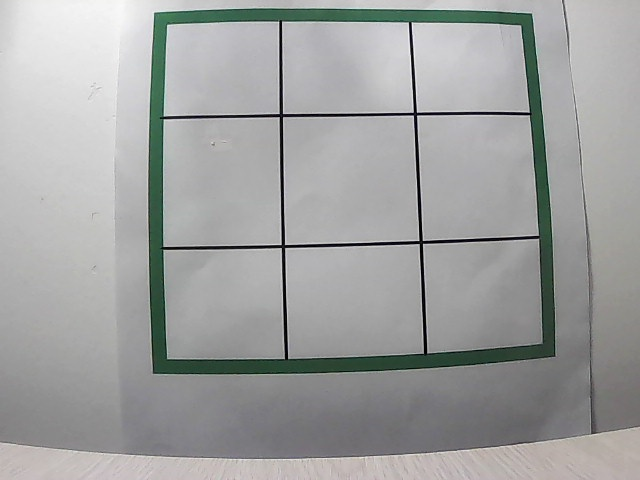
#> input picture cjp/test8.jpg, 640 x 480 px, given in place of the camera
$ python vision_chess.py
#> lines starting #> are read from the running program, lines starting #| are printed output that depends on the picture; after the words box and inside, x2 and y2 are one past the last pixel; in counts of white or black regions, pixels touching at a corner belong together; long printed decimals are rounded
#> further down, frame0 is the input picture: shape (480, 640, 3); mean B, G, R 160.2, 161, 159.6
# 打开摄像头并灰度化显示
import time

import cv2
import numpy as np


class robotplaychess:
    def __init__(self):
        self.kernel = np.ones((4, 4), np.uint8)
        self.chesspoint = [[[50, 50], [150, 50], [250, 50]], [[60, 160], [160, 160], [260, 160]],
                           [[60, 260], [140, 250], [260, 260]]]
        self.chess = [[0, 0, 0], [0, 0, 0], [0, 0, 0]]
        self.world_points = np.array(
            [
                [191.6, 204.1, 0],  # tl
                [44.8, 158.3, 0],  # bl
                [62, 60.5, 0],  # br
                [210.1, 41.5, 0]  # tr
            ], dtype=np.float32
        )  # 机器人坐标，3D标定需要至少6个坐标，2D标定也就是所有点的z坐标相同，需要至少4个坐标

        self.chesslist = []
        # self.image_points = self.pts1

    # cv2.imshow('frame', self.frame)

    def playc(self, frame):
        getuv = self.robotchess(frame)
        # print(self.getuv)
        if (getuv is not None):
            print(getuv[0], getuv[1])
            x, y = self.getworldpoint(getuv[0], getuv[1])
            return x, y
        else:
            return None, None

    # [8 lines left out: function getc, not called in this run]

    def undistortcb(self, frame):
        h1, w1 = frame.shape[:2]
#> h1 = 480; w1 = 640
        print("ok")
        # 打开标定文件
        cv_file = cv2.FileStorage("camera.yaml", cv2.FILE_STORAGE_READ)
        camera_matrix = cv_file.getNode("camera_matrix").mat()
        dist_matrix = cv_file.getNode("dist_coeff").mat()
        cv_file.release()

        newcameramtx, roi = cv2.getOptimalNewCameraMatrix(camera_matrix, dist_matrix, (w1, h1), 0, (w1, h1))
#> roi = (0, 0, 639, 479)
        # print('newcameramtx:',newcameramtx)
        # 纠正畸变
        dst = cv2.undistort(frame, camera_matrix, dist_matrix, None, newcameramtx)
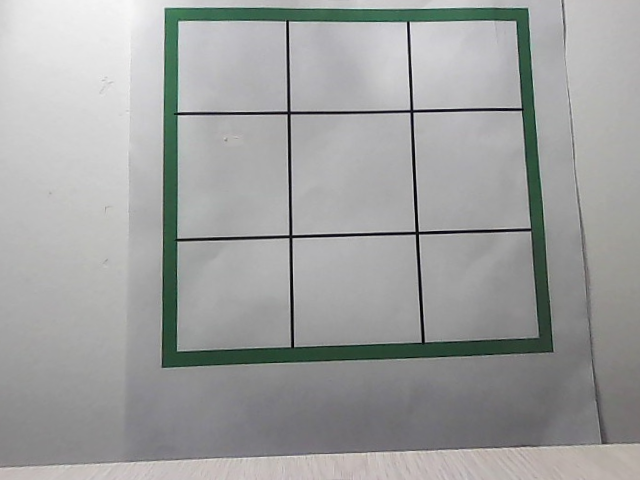
#> dst: shape (480, 640, 3); mean B, G, R 159.3, 160, 158.6
        # mapx, mapy = cv2.initUndistortRectifyMap(camera_matrix, dist_matrix, None, newcameramtx, (w1, h1), 5)
        # dst2 = cv2.remap(frame, mapx, mapy, cv2.INTER_LINEAR)

        # 裁剪图像，输出纠正畸变以后的图片
        x, y, w1, h1 = roi
#> x = 0; y = 0; w1 = 639; h1 = 479
        dst = dst[y:y + h1, x:x + w1]
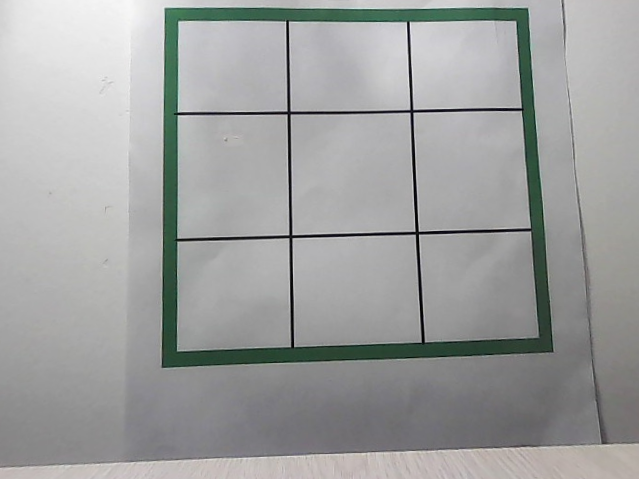
#> dst: shape (479, 639, 3); mean B, G, R 159.2, 160, 158.5

        print("ok2")
        return dst

    def chessborad(self, frame, flag):  # 检测棋盘，传入原始图像frame，flag表示是否是只需要角点还是需要整个棋盘情况
        # 获取一帧
        # print('t1: ',frame.shape)
        # frame0 = self.undistortcb(frame)
#> called with flag = 1
        frame0 = frame
        warp = frame0
        green_lower = np.array([57, 30, 30])
        green_upper = np.array([85, 255, 255])
        # 将这帧转换为灰度图
        hsv = cv2.cvtColor(frame0, cv2.COLOR_BGR2HSV)
#> hsv: shape (479, 639, 3); mean H, S, V 52.8, 9.9, 161.4

        mask = cv2.inRange(hsv, green_lower, green_upper)  # mask 启动
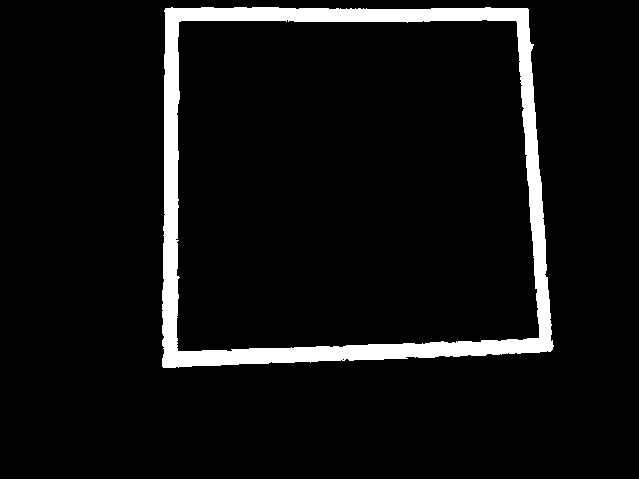
#> mask: shape (479, 639); 6.4% white; 1 white region, box (x1, y1, x2, y2) and area: (162, 7, 554, 368) 19604
        # mask = cv2.erode(mask, None, iterations=1)
        mask = cv2.dilate(mask, self.kernel)
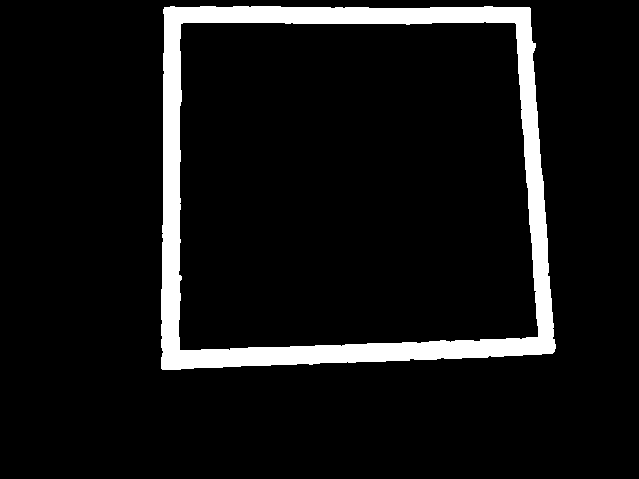
#> mask: shape (479, 639); 7.9% white; 1 white region
        # mask = cv2.GaussianBlur(mask, (3, 3), 0)


        contours, hierarchy = cv2.findContours(mask, cv2.RETR_EXTERNAL, cv2.CHAIN_APPROX_SIMPLE)
#> contours = 1 contour; box (x1, y1, x2, y2) and area: (161, 6, 556, 370) 134445
        max_area = 0
        m = 0

        for i, contour in enumerate(contours):
            area = cv2.contourArea(contour)  # 面积
            if area > max_area:
                max_area = area
                m = i
#> this loop made 1 pass
#> (area, max_area, m) on pass 1: (134445, 134445, 0)
#> after the loop, m = 0; max_area = 134445

        approxCurve = cv2.approxPolyDP(contours[m], 20, True)
#> approxCurve = [[164, 7], [162, 369], [554, 351], [529, 7]]
        print(approxCurve.shape)
#| (4, 1, 2)
        if approxCurve.shape[0] == 4 and max_area > 2000:
            print(approxCurve[0][0])
#| [164   7]
            print(approxCurve[1][0])
#| [162 369]
            print(approxCurve[2][0])
#| [554 351]
            print(approxCurve[3][0])
#| [529   7]

            cv2.line(frame0, approxCurve[0][0], approxCurve[1][0], (0, 0, 255), 2)
            cv2.line(frame0, approxCurve[1][0], approxCurve[2][0], (0, 0, 255), 2)
            cv2.line(frame0, approxCurve[2][0], approxCurve[3][0], (0, 0, 255), 2)
            cv2.line(frame0, approxCurve[3][0], approxCurve[0][0], (0, 0, 255), 2)
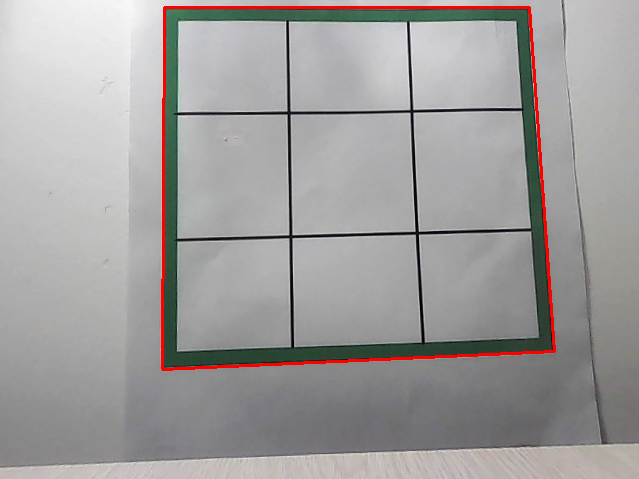
#> frame0: shape (479, 639, 3); mean B, G, R 157.3, 158, 160.3

            cv2.imshow('frame0', frame0)
            cv2.waitKey(100)

            if approxCurve[0][0][0] + approxCurve[0][0][1] < approxCurve[1][0][0] + approxCurve[1][0][1] < \
                    approxCurve[2][0][0] + approxCurve[2][0][1]:
                self.topleft = approxCurve[0][0]
#> self.topleft = [164, 7]
                self.bottomleft = approxCurve[1][0]
#> self.bottomleft = [162, 369]
                self.bottomright = approxCurve[2][0]
#> self.bottomright = [554, 351]
                self.topright = approxCurve[3][0]
#> self.topright = [529, 7]
            elif approxCurve[1][0][0] + approxCurve[1][0][1] < approxCurve[2][0][0] + approxCurve[2][0][1] < \
                    approxCurve[3][0][0] + approxCurve[3][0][1]:
                self.topleft = approxCurve[1][0]
                self.bottomleft = approxCurve[2][0]
                self.bottomright = approxCurve[3][0]
                self.topright = approxCurve[0][0]
            elif approxCurve[2][0][0] + approxCurve[2][0][1] < approxCurve[3][0][0] + \
                    approxCurve[3][0][1] < approxCurve[0][0][0] + approxCurve[0][0][1]:
                self.topleft = approxCurve[2][0]
                self.bottomleft = approxCurve[3][0]
                self.bottomright = approxCurve[0][0]
                self.topright = approxCurve[1][0]
            elif approxCurve[3][0][0] + approxCurve[3][0][1] < approxCurve[0][0][0] + \
                    approxCurve[0][0][1] < approxCurve[1][0][0] + approxCurve[1][0][1]:
                self.topleft = approxCurve[1][0]
                self.bottomleft = approxCurve[2][0]
                self.bottomright = approxCurve[3][0]
                self.topright = approxCurve[0][0]

            cv2.line(warp, self.topleft, self.bottomleft, (0, 0, 255), 2)
            cv2.line(warp, self.bottomleft, self.bottomright, (0, 0, 255), 2)
            cv2.line(warp, self.bottomright, self.topright, (0, 0, 255), 2)
            cv2.line(warp, self.topright, self.topleft, (0, 0, 255), 2)
            print(self.topleft)
#| [164   7]
            print(self.bottomleft)
#| [162 369]
            print(self.bottomright)
#| [554 351]
            print(self.topright)
#| [529   7]

            self.pts1 = np.float32([self.topleft, self.bottomleft, self.bottomright, self.topright])
#> self.pts1 = [[164, 7], [162, 369], [554, 351], [529, 7]]
            self.pts2 = np.float32([[0, 0], [0, 300], [300, 300], [300, 0]])

            if flag == 1:
                M = cv2.getPerspectiveTransform(self.pts1, self.pts2)
#> M = [[0.769, 0.00425, -126.1], [6.41e-17, 0.876, -6.13], [-0.000124, 0.000209, 1]]
                warp = cv2.warpPerspective(frame, M, (300, 300))
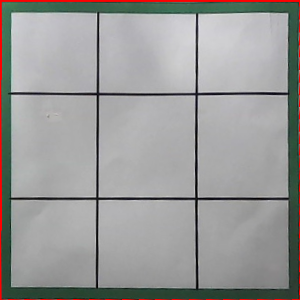
#> warp: shape (300, 300, 3); mean B, G, R 152, 153.5, 153.4
                warp = cv2.medianBlur(warp, 3)
                warp = cv2.cvtColor(warp, cv2.COLOR_BGR2HSV)
#> warp: shape (300, 300, 3); mean H, S, V 62.5, 19.5, 158.9
                cv2.line(warp, (0, 100), (300, 100), (0, 0, 255), 2)
#> warp: shape (300, 300, 3); mean H, S, V 61.7, 19.4, 159.7
                cv2.line(warp, (0, 200), (300, 200), (0, 0, 255), 2)
#> warp: shape (300, 300, 3); mean H, S, V 60.9, 19.2, 161.1
                cv2.line(warp, (100, 0), (100, 300), (0, 0, 255), 2)
#> warp: shape (300, 300, 3); mean H, S, V 60.1, 19.1, 162
                cv2.line(warp, (200, 0), (200, 300), (0, 0, 255), 2)
#> warp: shape (300, 300, 3); mean H, S, V 59.4, 18.9, 162.8
                print(warp.shape)
#| (300, 300, 3)
                for i in range(3):
                    for j in range(3):
                        # print(chesspoint[i][j])
                        H0 = warp[self.chesspoint[i][j][1]][self.chesspoint[i][j][0]][0]
                        S0 = warp[self.chesspoint[i][j][1]][self.chesspoint[i][j][0]][1]
                        V0 = warp[self.chesspoint[i][j][1]][self.chesspoint[i][j][0]][2]

                        if 160 <= H0 <= 190 and 80 <= S0 <= 250 and 90 <= V0 <= 255:
                            self.chess[i][j] = 3  # 红
                            cv2.circle(warp, self.chesspoint[i][j], 13, (0, 0, 255), -1)
                        elif 90 <= H0 <= 130 and 80 <= S0 <= 250 and 85 <= V0 <= 255:
                            self.chess[i][j] = 2  # 蓝
                            cv2.circle(warp, self.chesspoint[i][j], 13, (255, 0, 0), -1)
                        else:
                            self.chess[i][j] = 0
                            cv2.circle(warp, self.chesspoint[i][j], 13, (255, 255, 255), -1)
#> warp: shape (300, 300, 3); mean H, S, V 70.3, 32.3, 167.2
#> after the loop, self.chess = [[0, 0, 0], [0, 0, 0], [0, 0, 0]]
                        # [8 lines of commented-out code are left out]
                cv2.imshow('warp', warp)
                cv2.imshow('mask', mask)
                print(self.chess)
#| [[0, 0, 0], [0, 0, 0], [0, 0, 0]]

            else:
                pass

        else:
            self.topleft = None
            self.bottomleft = None
            self.bottomright = None
            self.topright = None
            self.pts1 = None
            # self.getuv = None

        return approxCurve.shape[0], frame0

    def getcp(self):
        if self.pts1 is not None:
            M1, state = cv2.findHomography(self.pts2, self.pts1)
#> M1 = [[1.3, -0.0455, 164], [0.00113, 1.12, 7], [0.000162, -0.00024, 1]]; state = [1, 1, 1, 1]
            pts = np.float32(self.chesspoint).reshape(-1, 1, 2)
            out_cp = cv2.perspectiveTransform(pts, M1)
#> out_cp = [[227.7, 63.21], [352.7, 62.31], [473.8, 61.44], [241.8, 191.5], [369.7, 188.4], [493.5, 185.5], [243.1, 314.3], [347.9, 297.8], [500.9, 304.2]]
            chess_cp = np.around(out_cp).astype(int).reshape((3, 3, 2))
            # print(chess_cp)

            return chess_cp
        else:
            return None


    def round(self,frame):
        try:
            summ = 0
            for i in range(3):
                for j in range(3):
                    summ += self.chess[i][j]
#> after the loop, summ = 0
            print(summ)
#| 0
            return summ
        except:
            time.sleep(2)
            _, _ = self.chessborad(frame, 1)
            self.round(frame)


    # 根据棋盘情况获得对应像素坐标
    def robotchess(self, frame):
        _, _ = self.chessborad(frame, 1)  # 检测一次棋盘，获得角点
        self.chess_p = self.getcp()  # 获得原始图像棋盘九个位置的像素坐标
        if self.chess_p is not None:
            summ = self.round(frame)
#> summ = 0
#> in playc, `getuv = self.robotchess(frame)`: getuv = [228, 63]
#| 228 63

            if summ == 10 or summ == 15 or summ == 20:
                p, out = self.attack()
                if p == 1:
                    return out
            else:
                p = 0

            if p == 0 and (summ == 10 or summ == 15 or summ == 20):
                out = self.defend()
                if out is not None:
                    return out

            if p == 0 and summ == 0:
                print('0,0: ', self.chesspoint[0][0])
                return self.chess_p[0][0]
                # chess[0][0] = 3
            elif summ == 5 and (
                    self.chess[1][0] == 2 or self.chess[0][1] == 2 or self.chess[2][1] == 2 or self.chess[1][2] == 2):
                print('1,1: ', self.chesspoint[1][1])
                return self.chess_p[1][1]
                # chess[1][1] = 3
            elif summ == 5 and (self.chess[2][0] == 2 or self.chess[0][2] == 2 or self.chess[1][1] == 2):
                print('2,2: ', self.chesspoint[2][2])
                return self.chess_p[2][2]
                # chess[2][2] = 3
            elif summ == 5 and self.chess[2][2] == 2:
                print('2,0: ', self.chesspoint[2][0])
                return self.chess_p[2][0]
                # chess[2][0] = 3
            elif summ == 10 and self.chess[2][2] == 2 and (self.chess[1][0] == 2 or self.chess[1][2] == 2) and \
                    self.chess[0][2] == 0:
                print('0,2: ', self.chesspoint[0][2])
                return self.chess_p[0][2]
            elif summ == 10 and self.chess[2][2] == 2 and (self.chess[0][1] == 2 or self.chess[2][1] == 2) and \
                    self.chess[2][0] == 0:
                print('2,0: ', self.chesspoint[2][0])
                return self.chess_p[2][0]
        else:
            return None

    # [86 lines left out: functions attack, defend, not called in this run]

    def getworldpoint(self, u, v):
#> called with u = 228, v = 63
        if self.pts1 is not None:
            H, state = cv2.findHomography(self.pts1, self.world_points)
#> H = [[0.0639, -0.313, 188.2], [-0.454, 0.229, 282.2], [5.68e-05, 0.00228, 1]]; state = [1, 1, 1, 1]
            pts = np.float32([u, v]).reshape(-1, 1, 2)
#> pts = [[228, 63]]
            xy = cv2.perspectiveTransform(pts, H)
#> xy = [[158.2, 166.9]]
            x_w = xy[0][0][0]
#> x_w = 158.2
            y_w = xy[0][0][1] - 100
#> y_w = 66.85
            print('x:', x_w)
#| x: 158.194
            print('y:', y_w)
#| y: 66.854
            return x_w, y_w
        else:
            return None

    #  取棋子
    # [74 lines left out: functions getchess, getpitch, not called in this run]


if __name__ == "__main__":
    capture = cv2.VideoCapture(0)
    # img = cv2.imread('ttttset.jpg')
    rp= robotplaychess()
    while (1):
        ret, frame0 = capture.read()  # 640x480
        dst = rp.undistortcb(frame0)
        _,_ =rp.playc(dst)
#> in playc, `x, y = self.getworldpoint(getuv[0], getuv[1])`: x = 158.2; y = 66.85
        # cv2.imshow('img',dst)
        # x, y = robotplaychess().playc_xy()  # 输入原始图片获得下棋对应的现实xy,当检测不到时xy为None
        # x, y = robotplaychess(frame0).getc_xy()  # 输入原始图片获得取棋子对应的现实xy，当检测不到时xy为None

        if cv2.waitKey(1) == ord('q'):
#> (key q is pressed here)
            break
    capture.release()
    cv2.destroyAllWindows()
